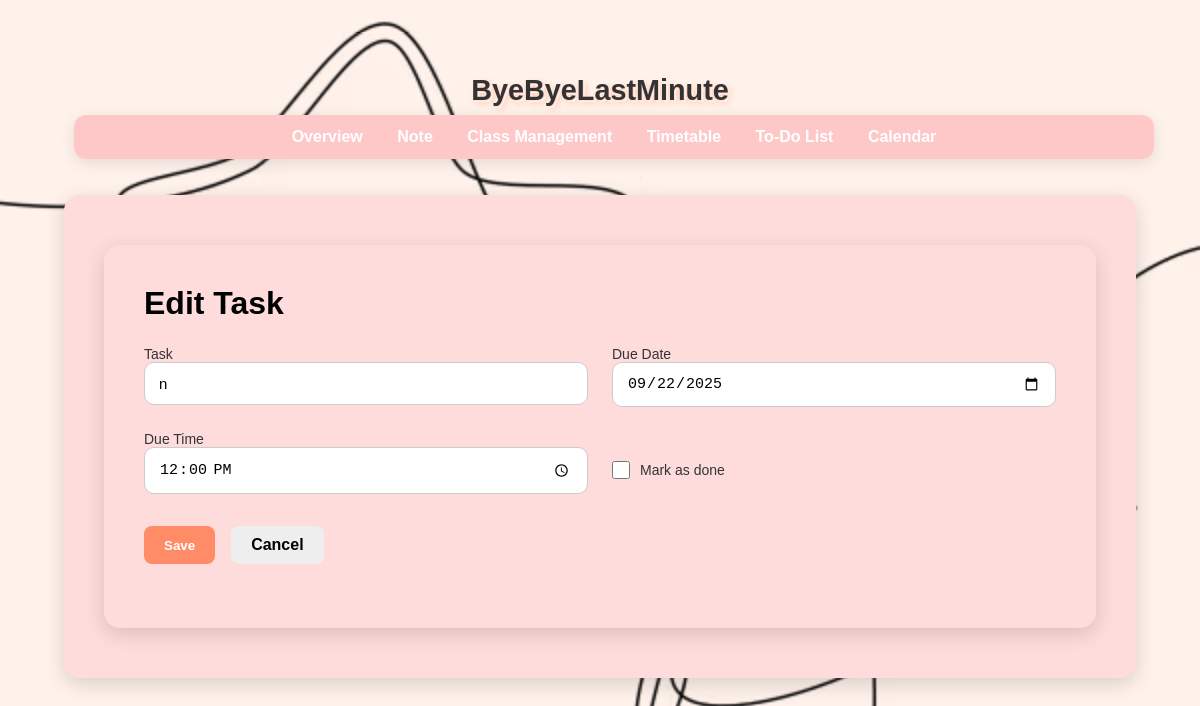
The page /todos/edit/28 on the database as committed earlier.
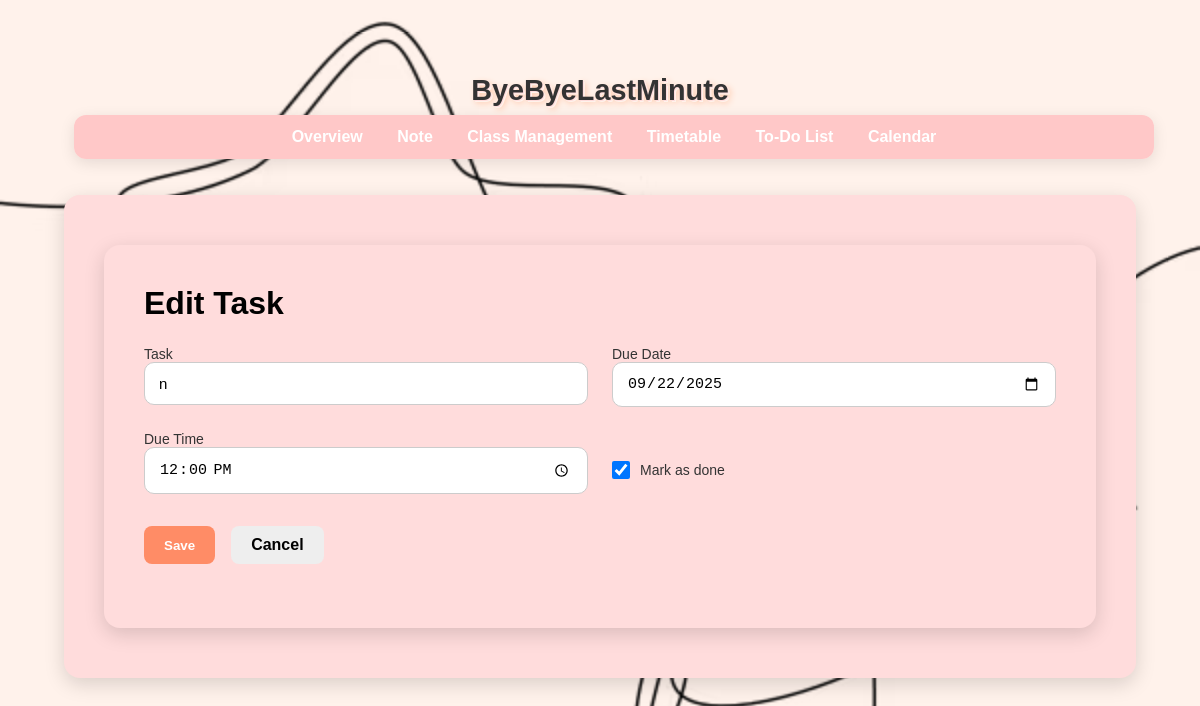
The same page on the database as committed later.
### tables this page shows
CREATE TABLE todos (
                id INTEGER PRIMARY KEY AUTOINCREMENT,
                task TEXT NOT NULL,
                due_date TEXT NOT NULL,
                is_done INTEGER DEFAULT 0
            , due_time TEXT);

### app.py (the view, shortened to what this page needs)
@app.route("/todos/edit/<int:todo_id>", methods=["GET", "POST"])
def edit_todo(todo_id):
    todo = Todo.get_by_id(todo_id)
    if not todo:
        flash("Task not found.", "error")
        return redirect(url_for("todos"))
    return render_template("edit_todo.html", todo=todo)

### app.py (called while the page is built)
@app.context_processor
def inject_vapid_key():
    return dict(VAPID_PUBLIC_KEY=VAPID_PUBLIC_KEY)

### models.py (called while the page is built)
def get_db_connection():
    conn = sqlite3.connect(DB_NAME, timeout=10)
    conn.row_factory = sqlite3.Row
    return conn

    @staticmethod
    def get_by_id(todo_id):
        with get_db_connection() as conn:
            row = conn.execute("SELECT * FROM todos WHERE id=?", (todo_id,)).fetchone()
            return Todo(**dict(row)) if row else None

### templates/edit_todo.html (shortened to what this page needs)
{% extends "base.html" %}
{% block content %}
<main class="container">
  <h1>Edit Task</h1>
  <form method="POST" class="grid">
    <label>
      Task
      <input type="text" name="task" value="{{ todo.task }}" required>
    </label>
    <label>
      Due Date
      <input type="date" name="due_date" value="{{ todo.due_date }}" required>
    </label>
    <label>
      Due Time
      <input type="time" name="due_time" value="{{ todo.due_time or '' }}">
    </label>
    <div style="display: flex; align-items: center; gap: 10px; margin-top: 15px;">
      <input type="checkbox" name="is_done" id="is_done" {% if todo.is_done %}checked{% endif %}
             style="margin: 0; width: 18px; height: 18px;">
      <label for="is_done" style="margin: 0; font-weight: 500; cursor: pointer;">Mark as done</label>
    </div>
    <div class="actions">
      <button type="submit" class="button">Save</button>
      <a href="{{ url_for('todos') }}" class="button secondary">Cancel</a>
    </div>
  </form>
</main>
{% endblock %}

Rows that differ between the two databases and show on the page:
changed todos: is_done "☐" → "☑"
